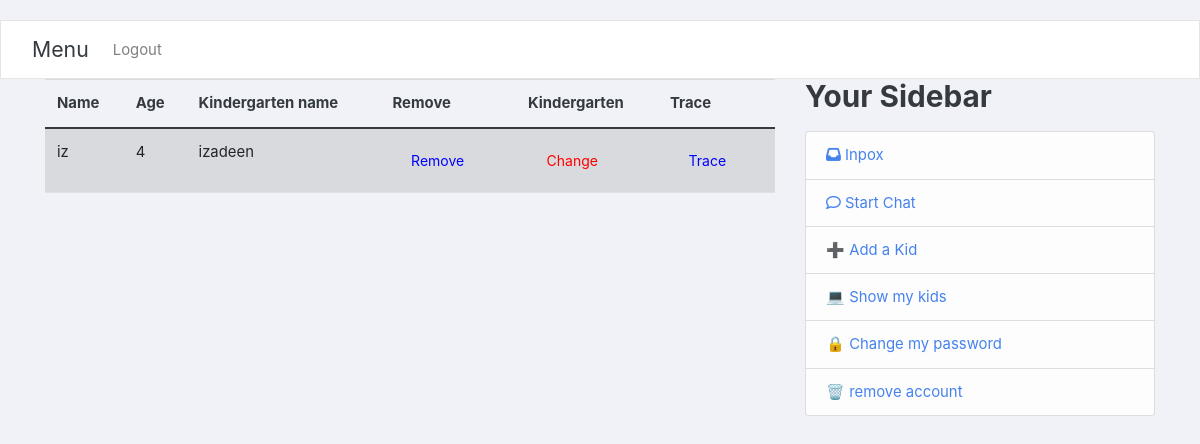
The app's page /show_kids/ (signed in), older data.
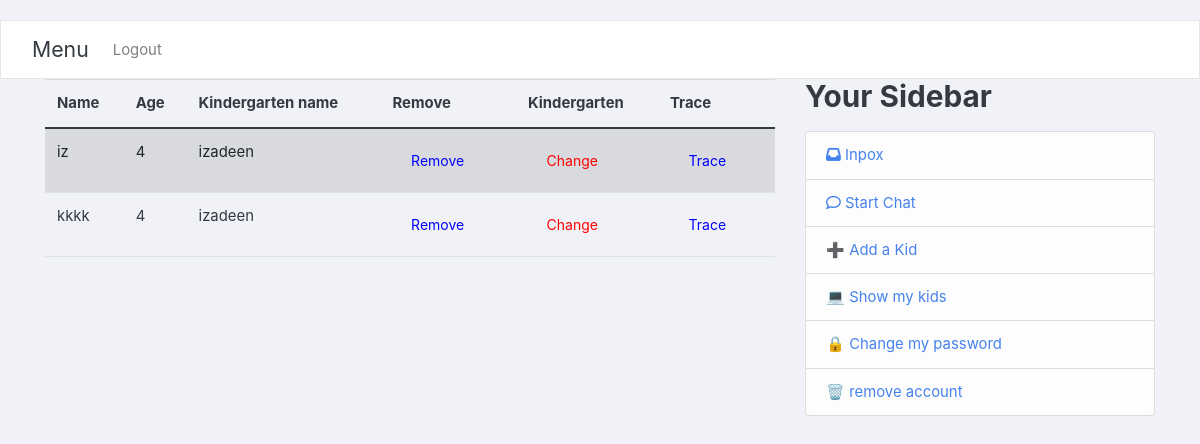
The same page, newer data.
### users/models.py (models this page shows, shortened)
class Kid(User):
    age=models.IntegerField()
    myParent=models.ForeignKey(Parent,on_delete=models.CASCADE)
    garten=models.ForeignKey(Kindergarten, blank=True, null=True,on_delete=models.SET_NULL)
    class Meta:
        verbose_name_plural = "Kid"

class Kindergarten(models.Model):
    seatLimit=models.IntegerField()
    name=models.CharField(max_length=100,primary_key=True)
    myTeacher = models.OneToOneField(Teacher,  on_delete=models.CASCADE, primary_key=False)

### users/views.py (the view)
# urls.py: path('show_kids/',user_views.show_kids,name='show_kids'),
@login_required
def show_kids(req):
    parent=Parent.objects.filter(username=req.user.username).first()
    kids=parent.kid_set.all()
    context={
        'kids':kids,
        'parent':True,'teacher':False,'kid':False
    }
    return render(req,'users/showKids.html',context)

### users/myapp_tags.py (called while the page is built)
@register.simple_tag
def get_model1_object(user):
    parent=Parent.objects.filter(username=user.username).first()
    teacher=Teacher.objects.filter(username=user.username).first()
    kid=Kid.objects.filter(username=user.username).first()
    ans=[]
    if parent:
        ans.append(True)
    else:
        ans.append(False)
    HaveGarten = False
    if teacher:
        try:
            Garten=Kindergarten.objects.get(myTeacher=teacher)
        except:
            HaveGarten = False
        else:
            HaveGarten = Garten.name
        ans.append(True)
    else:
        ans.append(False)
    if kid:
        ans.append(True)
    else:
        ans.append(False)
    ans.append(HaveGarten)
    return ans

### users/templates/users/showKids.html
{% extends "users/base.html" %}
{% block content %}
<table class="table table-striped">
<thead>
    <tr>
        <th scope="col">Name </th>
        <th scope="col">Age </th>
        <th scope="col">Kindergarten name</th>
        <th scope="col">Remove</th>
        <th scope="col">Kindergarten</th>
        <th scope="col">Trace</th>
    </tr>
</thead>
<tbody>
{% for kid in kids %}
<tr>
    <td>{{kid.first_name}}</td>
    <td>{{kid.age}}</td>
    {% if kid.garten %}
        <td>{{kid.garten.name}}</td>
        {% else %}
        <td>Empty</td>
    {%endif%}
    <td><a href="{% url 'delete_kid' username=kid.username %}" style="color:blue" class="btn">Remove</a></td>
    {% if kid.garten %}
        <td><a class="btn" style="color:red" href="{% url 'Change_Kindergarten' username=kid.username %}">Change </a></td>
        <td><a href="{% url 'TraceKid' username=kid.username %}" style="color:blue" class="btn">Trace</a></td>
        {% else %}
        <td><a class="btn" style="color:blue" href="{% url 'Register_To_Kindergarten' username=kid.username %}">Register </a></td>
    {%endif%}
  </tr>
{%endfor%}
</tbody>
</table>
{%endblock%}

Row changes from the older to the newer data that the page shows:
added Kid: first_name "kkkk", age "4", garten.name "izadeen", shows "Change"
